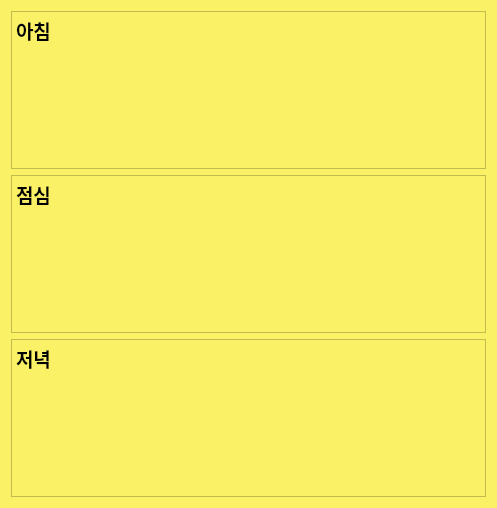
<?xml version="1.0" encoding="UTF-8"?>
<ui version="4.0">
 <class>Dialog</class>
 <widget class="QDialog" name="Dialog">
  <property name="geometry">
   <rect>
    <x>0</x>
    <y>0</y>
    <width>497</width>
    <height>508</height>
   </rect>
  </property>
  <property name="windowTitle">
   <string>다이어트 식단</string>
  </property>
  <property name="windowIcon">
   <iconset>
    <normaloff>imagefile/diet.png</normaloff>imagefile/diet.png</iconset>
  </property>
  <property name="styleSheet">
   <string notr="true">background-color: rgb(250, 241, 102);</string>
  </property>
  <layout class="QVBoxLayout" name="verticalLayout">
   <item>
    <widget class="QTextBrowser" name="textBrowser_2">
     <property name="html">
      <string>&lt;!DOCTYPE HTML PUBLIC &quot;-//W3C//DTD HTML 4.0//EN&quot; &quot;http://www.w3.org/TR/REC-html40/strict.dtd&quot;&gt;
&lt;html&gt;&lt;head&gt;&lt;meta name=&quot;qrichtext&quot; content=&quot;1&quot; /&gt;&lt;style type=&quot;text/css&quot;&gt;
p, li { white-space: pre-wrap; }
&lt;/style&gt;&lt;/head&gt;&lt;body style=&quot; font-family:'Gulim'; font-size:9pt; font-weight:400; font-style:normal;&quot;&gt;
&lt;p style=&quot; margin-top:0px; margin-bottom:0px; margin-left:0px; margin-right:0px; -qt-block-indent:0; text-indent:0px;&quot;&gt;&lt;span style=&quot; font-size:14pt; font-weight:600;&quot;&gt;아침&lt;/span&gt;&lt;/p&gt;
&lt;p style=&quot;-qt-paragraph-type:empty; margin-top:0px; margin-bottom:0px; margin-left:0px; margin-right:0px; -qt-block-indent:0; text-indent:0px; font-size:14pt; font-weight:600;&quot;&gt;&lt;br /&gt;&lt;/p&gt;&lt;/body&gt;&lt;/html&gt;</string>
     </property>
    </widget>
   </item>
   <item>
    <widget class="QTextBrowser" name="textBrowser_3">
     <property name="html">
      <string>&lt;!DOCTYPE HTML PUBLIC &quot;-//W3C//DTD HTML 4.0//EN&quot; &quot;http://www.w3.org/TR/REC-html40/strict.dtd&quot;&gt;
&lt;html&gt;&lt;head&gt;&lt;meta name=&quot;qrichtext&quot; content=&quot;1&quot; /&gt;&lt;style type=&quot;text/css&quot;&gt;
p, li { white-space: pre-wrap; }
&lt;/style&gt;&lt;/head&gt;&lt;body style=&quot; font-family:'Gulim'; font-size:9pt; font-weight:400; font-style:normal;&quot;&gt;
&lt;p style=&quot; margin-top:0px; margin-bottom:0px; margin-left:0px; margin-right:0px; -qt-block-indent:0; text-indent:0px;&quot;&gt;&lt;span style=&quot; font-size:14pt; font-weight:600;&quot;&gt;점심&lt;/span&gt;&lt;/p&gt;&lt;/body&gt;&lt;/html&gt;</string>
     </property>
    </widget>
   </item>
   <item>
    <widget class="QTextBrowser" name="textBrowser">
     <property name="html">
      <string>&lt;!DOCTYPE HTML PUBLIC &quot;-//W3C//DTD HTML 4.0//EN&quot; &quot;http://www.w3.org/TR/REC-html40/strict.dtd&quot;&gt;
&lt;html&gt;&lt;head&gt;&lt;meta name=&quot;qrichtext&quot; content=&quot;1&quot; /&gt;&lt;style type=&quot;text/css&quot;&gt;
p, li { white-space: pre-wrap; }
&lt;/style&gt;&lt;/head&gt;&lt;body style=&quot; font-family:'Gulim'; font-size:9pt; font-weight:400; font-style:normal;&quot;&gt;
&lt;p style=&quot; margin-top:0px; margin-bottom:0px; margin-left:0px; margin-right:0px; -qt-block-indent:0; text-indent:0px;&quot;&gt;&lt;span style=&quot; font-size:14pt; font-weight:600;&quot;&gt;저녁&lt;/span&gt;&lt;/p&gt;&lt;/body&gt;&lt;/html&gt;</string>
     </property>
    </widget>
   </item>
  </layout>
 </widget>
 <resources/>
 <connections/>
</ui>
